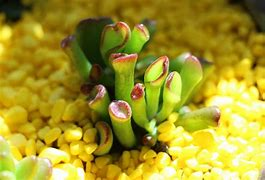
%> input picture Data_Simulation/Data/Natural_image/1.jpg, 265 x 180 px; its folder holds only this picture in this run
$ octave Get_tumor_masks.m   (GNU Octave 9; MATLAB toolbox functions it lacks are replaced by stand-ins)
%> lines starting %> are read from the running program, lines starting %| are printed output that depends on the picture
% Generate random tumor mask with textures
% Jianping Xu / 2021.12.17
clear
row = 96;
col = 96;
tumor_num = 12; % number of random tumors to generate
tum = zeros(row,col,1);
dirname = '.\Data\Natural_image\';     % Images of natural scene
dirs=dir([dirname,'*.jpg']);
num_BG = length(dirs);
filter_kernel = fspecial('gaussian',3,3); % filter for tumor
filter_kernel_2 = fspecial('gaussian',3,4);
for i = 1:tumor_num
    %% Get a random circle mask as tumor
    r = randi([3,8],1); % r: the radial of circule
    deta = 360.*rand(1,1);
    dx = randi([-20,20],1).*cosd(deta);
    dy = randi([-30,30],1).*sind(deta);
    nx = round(row/2 + dx);
    ny = round(row/2 + dy);
    mask_in = GgenCircle(row,r,[nx,ny]);
    r_ring = randi([2,4],1); % the radial of ring
    move_x = randi([-3,3],1);
    move_y = randi([-3,3],1);
    mask_out = GgenCircle(row,r+r_ring,[nx+move_x,ny+move_y]);
    move_x2 = randi([-3,3],1);
    move_y2 = randi([-3,3],1);
    mask_out_2 = GgenCircle(row,r+r_ring,[nx+move_x2,ny+move_y2]);
    mask_ring = mask_out-mask_in;
    mask_ring2 = mask_out_2-mask_out;
    mask_ring2(mask_ring2<0)=0;

    %% Add texture in tumor
    ratio = 0.8; % the ratio of texture
    ratio_2 = randi([60,80],1)/100;
    ratio_3 = randi([80,90],1)/100;

    frame_i = randi([1,num_BG],1);
    filename = [dirname,dirs(frame_i).name];
    BG_img = double(rgb2gray(imread(filename)))/255;
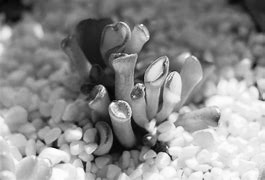
%> BG_img: size 180x265 double; min 0.00784, max 1, mean 0.556
    BG_img = abs(imresize(BG_img,[row,col],'nearest'));
%> BG_img: size 96x96 double
    BG_img = imfilter(BG_img,filter_kernel','replicate');
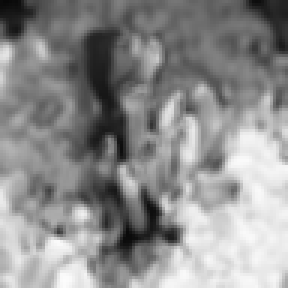
%> BG_img: size 96x96 double (shown 3 times larger); min 0.0315, max 0.989, mean 0.557

    tumor_p1 = mask_in.*BG_img*ratio_2+(mask_in*(1-ratio_2));
    tumor_p2 = mask_ring.*BG_img*ratio+(mask_ring*(1-ratio));
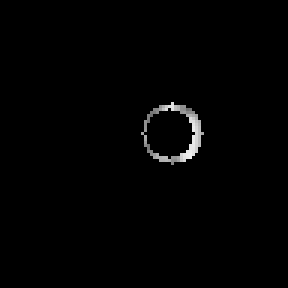
%> tumor_p2: size 96x96 double (shown 3 times larger); min 0, max 0.934, mean 0.00925
    tumor_p3 = mask_ring2.*BG_img*ratio_3+(mask_ring2*(1-ratio_3));
    tumor = tumor_p1+tumor_p2+tumor_p3;
    tumor = imfilter(tumor,filter_kernel_2','replicate');
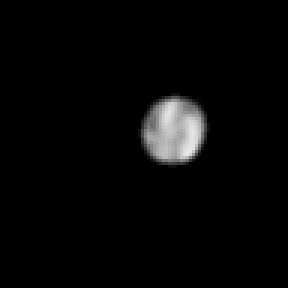
%> tumor: size 96x96 double (shown 3 times larger); min 0, max 0.914, mean 0.0272
    tumor = tumor/(max(tumor(:)));
    %% Get healthy areas
    frame_j = randi([1,num_BG],1);
    filename2 = [dirname,dirs(frame_j).name];
    BG_img2 = double(rgb2gray(imread(filename2)))/255;
    BG_img2 = abs(imresize(BG_img2,[row,col],'nearest'));
    BG_img2 = imfilter(BG_img2,filter_kernel','replicate');
    tumor_whole = mask_in + mask_ring + mask_ring2;
    tumor_whole = imcomplement(tumor_whole);
    healthy_area = tumor_whole.*BG_img2*0.15+(tumor_whole*(1-0.15));
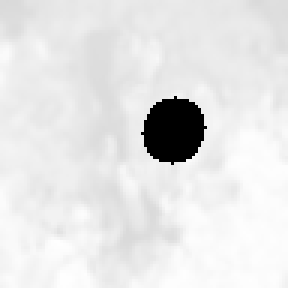
%> healthy_area: size 96x96 double (shown 3 times larger); min 0, max 0.998, mean 0.897
    healthy_area = imfilter(healthy_area,filter_kernel','replicate');
    healthy_area = (-1)* healthy_area/(max(max(healthy_area)));
    tumor_healthy = tumor + healthy_area;
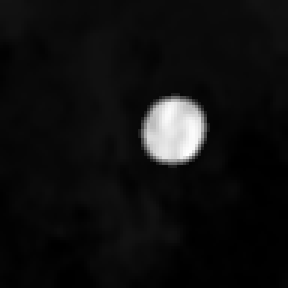
%> tumor_healthy: size 96x96 double (shown 3 times larger); min -1, max 1, mean -0.869; drawn with min black and max white
    %%
    tum(:,:,i) = tumor_healthy;
end
tumor_mask = tum;
% save('./Data/simu/tumor_mask.mat','tumor_mask')
% imslide(tum)
montage(tum);
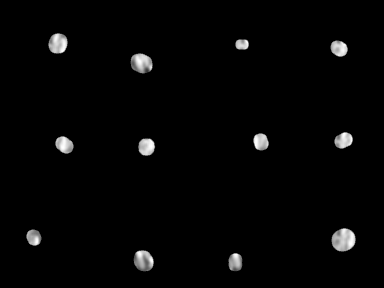
%> displayed picture: size 288x384, on the screen's scale of 0 to 255; min 0, max 255, mean 5.1
%% functions
function [ c ] = GgenCircle(w,r,center)
%	w: output size
%	r: the radial of circule
%	center: the location of the center of the circle
[r1, c1] = meshgrid(1:w);
c = sqrt((r1-center(1)).^2 + (c1-center(2)).^2) <= r;
end
